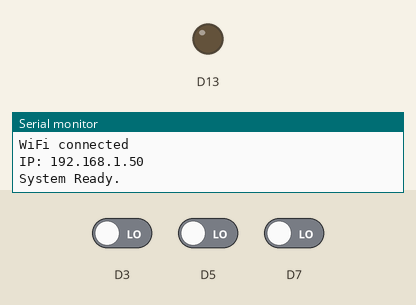
This sketch was run on a simulated Arduino MKR. Parts: output pins drawn as LEDs (lit = HIGH), the last lines printed to the serial monitor. Dashed ring = blinking. The inputs (shaded band) are chosen by the test bench; at power-on: D3 LOW, D5 LOW, D7 LOW. WiFi joins after 1.5 s; servers stay silent unless stated; uploads are accepted with an empty reply.

Above: at 2.2 s.
At 4.54 s:
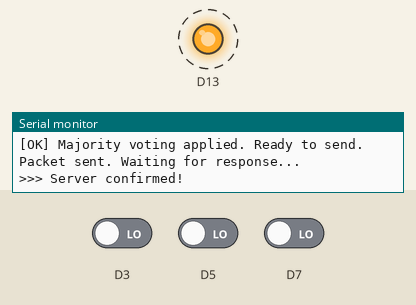
Timing chart, 0 to 4.8 s (numbered marks = the images above):
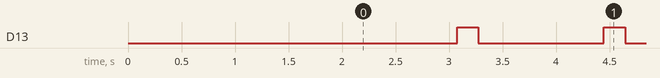

Measured:
- by itself, D13: alternates HIGH for 0.20 s and LOW for 1.2 s

The sketch:

Vidor4000.ino
```cpp
#include <SPI.h>
#include <WiFiNINA.h>

const char* ssid = "MISHAIL";
const char* pass = "misha_superman";
const int port = 80;

WiFiClient client;

// --- ЧАСТОТЫ ---
const float TARGET_FREQ_118 = 118.0;
const unsigned long INTERVAL_US_118 = 1000000UL / (unsigned long)TARGET_FREQ_118;

const float TARGET_FREQ_59 = 59.0;
const unsigned long INTERVAL_US_59 = 1000000UL / (unsigned long)TARGET_FREQ_59;

// --- БУФЕРЫ (Размер + 1 для нуль-терминатора!) ---
const int BUFFER_SIZE_118 = 118;
char workBuffer3_118[BUFFER_SIZE_118 + 1]; // +1 байт под '\0'
char workBuffer5_118[BUFFER_SIZE_118 + 1];
char workBuffer7_118[BUFFER_SIZE_118 + 1];

const int BUFFER_SIZE_59 = 59;
char workBuffer3_59[BUFFER_SIZE_59 + 1];
char workBuffer5_59[BUFFER_SIZE_59 + 1];
char workBuffer7_59[BUFFER_SIZE_59 + 1];

// Буферы для отправки (чтобы не потерять данные при ошибке сети)
char sendBuffer_118[BUFFER_SIZE_118 + 1];
char sendBuffer_59[BUFFER_SIZE_59 + 1];

bool is118Full = false;
bool is59Full = false;
int bufferIndex_118 = 0;
int bufferIndex_59 = 0;

bool dataPending = false; // Флаг: есть данные, готовые к отправке, но не отправленные

unsigned long previousMicros_118 = 0;
unsigned long previousMicros_59 = 0;

// LED
unsigned long ledFlashTimer = 0;
bool ledState = false;
int flashCount = 0;
bool isFlashing = false;
bool flashSuccess = false;


// --- ДОБАВЬ ЭТИ ПЕРЕМЕННЫЕ В ГЛОБАЛЬНУЮ ОБЛАСТЬ ---
uint8_t lfsrState_118 = 0xAA;
uint8_t lfsrState_59  = 0x55;
const uint8_t TAP_MASK = 0b00011101;

// ... внутри loop(), после записи в буферы (в цикле сбора данных) ...


// Функция обновления LFSR
void lfsrStep(uint8_t* state, uint8_t inputBit) {
  bool feedback = (((*state >> 0) & 1) ^
                   ((*state >> 2) & 1) ^
                   ((*state >> 3) & 1) ^
                   ((*state >> 4) & 1));

  *state = (*state >> 1);
  uint8_t newBit = (feedback ^ inputBit) ? 1 : 0;
  if (newBit) {
    *state |= (1 << 7);
  }
}


void setup() {
  pinMode(3, INPUT);
  pinMode(5, INPUT);
  pinMode(7, INPUT);
  pinMode(13, OUTPUT);
  digitalWrite(13, LOW);

  Serial.begin(115200);
  while (!Serial);

  Serial.print("Connecting to ");
  Serial.println(ssid);
  int status = WiFi.begin(ssid, pass);

  while (status != WL_CONNECTED) {
    Serial.print(".");
    delay(500);
    status = WiFi.begin(ssid, pass);
  }

  Serial.println("\nWiFi connected");
  Serial.println("IP: " + WiFi.localIP().toString());
  Serial.println("System Ready.");
}

void loop() {
  unsigned long currentMicros = micros();

  // --- СБОР 118 Гц ---
  if (currentMicros - previousMicros_118 >= INTERVAL_US_118) {
    previousMicros_118 = currentMicros;

    if (!dataPending) { // Пишем только если нет неотправленных данных
      byte v3 = digitalRead(3);
      byte v5 = digitalRead(5);
      byte v7 = digitalRead(7);

      // ЗАПИСЫВАЕМ как есть (0 или 1)
      workBuffer3_118[bufferIndex_118] = (v3 ? '1' : '0');
      workBuffer5_118[bufferIndex_118] = (v5 ? '1' : '0');
      workBuffer7_118[bufferIndex_118] = (v7 ? '1' : '0');
      lfsrStep(&lfsrState_118, workBuffer7_118[bufferIndex_118]); // Для 118 Гц
      if (++bufferIndex_118 >= BUFFER_SIZE_118) {
        is118Full = true;
      }
    }
  }

  // --- СБОР 59 Гц ---
  if (currentMicros - previousMicros_59 >= INTERVAL_US_59) {
    previousMicros_59 = currentMicros;

    if (!dataPending) {
      byte v3 = digitalRead(3);
      byte v5 = digitalRead(5);
      byte v7 = digitalRead(7);

      workBuffer3_59[bufferIndex_59] = (v3 ? '1' : '0');
      workBuffer5_59[bufferIndex_59] = (v5 ? '1' : '0');
      workBuffer7_59[bufferIndex_59] = (v7 ? '1' : '0');
      // Не забудь добавить этот вызов после записи бита в буфер!

      lfsrStep(&lfsrState_59, workBuffer7_59[bufferIndex_59]);  // Для 59 Гц
      if (++bufferIndex_59 >= BUFFER_SIZE_59) {
        is59Full = true;
      }
    }
  }

  // --- ЛОГИКА ОТПРАВКИ ---
  // Если буферы полны ИЛИ у нас есть данные, которые не удалось отправить ранее
  if ((is118Full && is59Full) || dataPending) {
    if (!dataPending) {
      // Данные только что собраны -> формируем итоговую строку с голосованием
      applyMajorityVoting();
      dataPending = true; // Помечаем, что данные готовы к отправке
      is118Full = false; is59Full = false; // Сбрасываем флаги сбора, чтобы начать новые
      bufferIndex_118 = 0; bufferIndex_59 = 0;
    }

    // Пытаемся отправить. Если успешно -> снимаем флаг pending.
    if (sendToServer()) {
      startLedFlash(true);
      dataPending = false; // Данные ушли, можно собирать новые
    } else {
      startLedFlash(false);
      // dataPending остается TRUE! Мы НЕ сбрасываем буферы.
      // В следующий цикл loop() мы снова попробуем отправить ТЕ ЖЕ данные.
      Serial.println("[WARN] Data not sent. Will retry next cycle.");
    }
  }

  handleLedIndication(millis());
}

// МАЖОРИТАРНОЕ ГОЛОСОВАНИЕ (2 из 3)
// Это решает проблему рассинхрона сенсоров
void applyMajorityVoting() {
  // Обрабатываем 118 Гц
  for (int i = 0; i < BUFFER_SIZE_118; i++) {
    int sum = (workBuffer3_118[i] - '0') + (workBuffer5_118[i] - '0') + (workBuffer7_118[i] - '0');
    sendBuffer_118[i] = (sum >= 2) ? '1' : '0';
  }
  sendBuffer_118[BUFFER_SIZE_118] = '\0'; // ВАЖНО: ставим конец строки!

  // Обрабатываем 59 Гц
  for (int i = 0; i < BUFFER_SIZE_59; i++) {
    int sum = (workBuffer3_59[i] - '0') + (workBuffer5_59[i] - '0') + (workBuffer7_59[i] - '0');
    sendBuffer_59[i] = (sum >= 2) ? '1' : '0';
  }
  sendBuffer_59[BUFFER_SIZE_59] = '\0'; // ВАЖНО: ставим конец строки!

  Serial.println("[OK] Majority voting applied. Ready to send.");
}
// --- ИСПРАВЛЕННАЯ ФУНКЦИЯ ОТПРАВКИ ---
bool sendToServer() {
  if (!client.connect("xn--80aah6bn6b.xn--90ais", port)) {
    Serial.println("[ERROR] Connection failed");
    return false;
  }

  // ВОТ ЗДЕСЬ МЫ ВОЗВРАЩАЕМ СУММЫ!
  String body = "y_118=" + String(sendBuffer_118) +
                "&x_59=" + String(sendBuffer_59) +
                "&s_118=" + String(lfsrState_118, HEX) + // <-- Добавлено
                "&s_59=" + String(lfsrState_59, HEX);     // <-- Добавлено

  int contentLength = body.length();

  String request = "POST /Data/Receive HTTP/1.1\r\n";
  request += "Host: xn--80aah6bn6b.xn--90ais\r\n";
  request += "Content-Type: application/x-www-form-urlencoded\r\n";
  request += "Content-Length: " + String(contentLength) + "\r\n";
  request += "Connection: close\r\n\r\n";

  client.print(request);
  client.print(body);

  Serial.println("Packet sent. Waiting for response...");

  unsigned long timeout = millis();
  bool responseReceived = false;
  String response = "";

  while (millis() - timeout < 5000) {
    while(client.available()){
      char c = client.read();
      response += c;
      responseReceived = true;
    }
    if (responseReceived) break;
    delay(10);
  }

  client.stop();

  if (!responseReceived) {
    Serial.println(">>> Timeout!");
    return false;
  }

  if (response.indexOf("200 OK") != -1 || response.indexOf("Valid") != -1) {
    Serial.println(">>> Server confirmed!");

    // ВАЖНО: Если сервер принял, нужно СБРОСИТЬ LFSR!
    // Иначе следующая сумма будет считаться от старой, и сервер скажет "Checksum mismatch"
    lfsrState_118 = 0xAA;
    lfsrState_59 = 0x55;

    return true;
  } else {
    Serial.println(">>> Server rejected: " + response);
    return false;
  }
}

void resetBuffers() {
  is118Full = false; is59Full = false;
  bufferIndex_118 = 0; bufferIndex_59 = 0;
}

void startLedFlash(bool success) {
  flashSuccess = success;
  isFlashing = true;
  ledState = false;
  flashCount = 0;
  ledFlashTimer = millis();
}

void handleLedIndication(unsigned long currentMillis) {
  if (!isFlashing) return;
  unsigned long interval = flashSuccess ? 200 : 100;

  if (currentMillis - ledFlashTimer >= interval) {
    ledFlashTimer = currentMillis;
    if (flashSuccess) {
      if (!ledState) { digitalWrite(13, HIGH); ledState = true; }
      else { digitalWrite(13, LOW); isFlashing = false; }
    } else {
      digitalWrite(13, !digitalRead(13));
      flashCount++;
      if (flashCount >= 6) { digitalWrite(13, LOW); isFlashing = false; }
    }
  }
}
```
